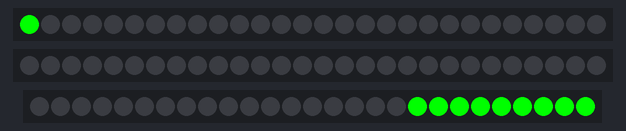
A sketch run on a simulated Arduino Uno, built with avr-gcc and run on an emulated ATmega328P. Parts: 2 × 28 RGB LEDs in strip order, left to right, 27 RGB LEDs in strip order, left to right.

Above: at 0.16 s.
At 4.79 s:
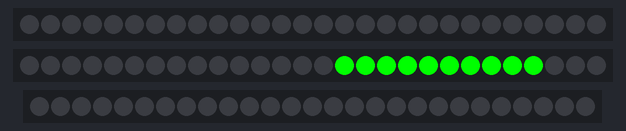
At 9.73 s:
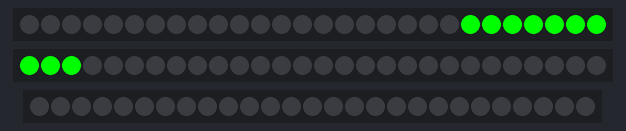
At 19.29 s:
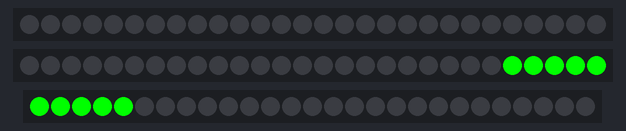
At 29.47 s:
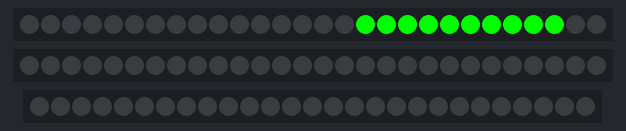
At 39.65 s:
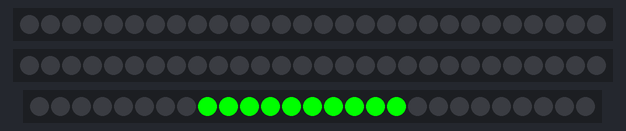

The sketch:

neoPIXELL.ino
```cpp
#include <Adafruit_NeoPixel.h>

#define PIN1 14
#define NUMPIXELS1 28

#define PIN2 15
#define NUMPIXELS2 28

#define PIN3 16
#define NUMPIXELS3 27

Adafruit_NeoPixel strip1(NUMPIXELS1, PIN1, NEO_GRB + NEO_KHZ800);
Adafruit_NeoPixel strip2(NUMPIXELS2, PIN2, NEO_GRB + NEO_KHZ800);
Adafruit_NeoPixel strip3(NUMPIXELS3, PIN3, NEO_GRB + NEO_KHZ800);


// Move these function DEFINITIONS above loop()
void turnOffAllStrips(int wait = 0) {
  for (int i = 0; i < NUMPIXELS1; i++) strip1.setPixelColor(i, 0);
  for (int i = 0; i < NUMPIXELS2; i++) strip2.setPixelColor(i, 0);
  for (int i = 0; i < NUMPIXELS3; i++) strip3.setPixelColor(i, 0);

  strip1.show();
  strip2.show();
  strip3.show();

  if (wait > 0) delay(wait);
}

void redYellowChase(int cycles, int delayTime) {
  strip1.setBrightness(75);
  strip2.setBrightness(75);
  strip3.setBrightness(75);
  for (int offset = 0; offset < NUMPIXELS1 + cycles; offset++) {
    for (int i = 0; i < NUMPIXELS1; i++) {
      uint32_t color = ((i + offset) % 2 == 0) ? strip1.Color(255, 0, 0) : strip1.Color(255, 255, 0);
      strip1.setPixelColor(i, color);
    }
    for (int i = 0; i < NUMPIXELS2; i++) {
      uint32_t color = ((i + offset) % 2 == 0) ? strip2.Color(255, 0, 0) : strip2.Color(255, 255, 0);
      strip2.setPixelColor(i, color);
    }
    for (int i = 0; i < NUMPIXELS3; i++) {
      uint32_t color = ((i + offset) % 2 == 0) ? strip3.Color(255, 0, 0) : strip3.Color(255, 255, 0);
      strip3.setPixelColor(i, color);
    }
    strip1.show();
    strip2.show();
    strip3.show();
    delay(delayTime);
  }
}
void pulsatingGreen(int cycles = 3, int delayTime = 10) {
  for (int c = 0; c < cycles; c++) {
    // Fade in
    for (int brightness = 0; brightness <= 255; brightness++) {
      uint32_t color = strip1.Color(0, brightness, 0);  // Green with variable brightness
      for (int i = 0; i < NUMPIXELS1; i++) strip1.setPixelColor(i, color);
      for (int i = 0; i < NUMPIXELS2; i++) strip2.setPixelColor(i, color);
      for (int i = 0; i < NUMPIXELS3; i++) strip3.setPixelColor(i, color);
      strip1.show();
      strip2.show();
      strip3.show();
      delay(delayTime);
    }

    // Fade out
    for (int brightness = 255; brightness >= 0; brightness--) {
      uint32_t color = strip1.Color(0, brightness, 0);
      for (int i = 0; i < NUMPIXELS1; i++) strip1.setPixelColor(i, color);
      for (int i = 0; i < NUMPIXELS2; i++) strip2.setPixelColor(i, color);
      for (int i = 0; i < NUMPIXELS3; i++) strip3.setPixelColor(i, color);
      strip1.show();
      strip2.show();
      strip3.show();
      delay(delayTime);
    }
  }
}

//Blue and white operation
void blueWhiteChase(int cycles, int delayTime) {
  strip1.setBrightness(75);
  strip2.setBrightness(75);
  strip3.setBrightness(75);
  for (int offset = 0; offset < cycles; offset++) {
    for (int i = 0; i < NUMPIXELS1; i++) {
      uint32_t color = ((i + offset) % 2 == 0) ? strip1.Color(0, 0, 255) : strip1.Color(255, 255, 255);  // Blue or White
      strip1.setPixelColor(i, color);
    }
    for (int i = 0; i < NUMPIXELS2; i++) {
      uint32_t color = ((i + offset) % 2 == 0) ? strip2.Color(0, 0, 255) : strip2.Color(255, 255, 255);
      strip2.setPixelColor(i, color);
    }
    for (int i = 0; i < NUMPIXELS3; i++) {
      uint32_t color = ((i + offset) % 2 == 0) ? strip3.Color(0, 0, 255) : strip3.Color(255, 255, 255);
      strip3.setPixelColor(i, color);
    }

    strip1.show();
    strip2.show();
    strip3.show();
    delay(delayTime);
  }
}


void flashAllRed(int flashes = 3, int delayTime = 300) {
  for (int i = 0; i < flashes; i++) {
    // Turn all pixels red
    for (int j = 0; j < NUMPIXELS1; j++) strip1.setPixelColor(j, strip1.Color(255, 0, 0));
    for (int j = 0; j < NUMPIXELS2; j++) strip2.setPixelColor(j, strip2.Color(255, 0, 0));
    for (int j = 0; j < NUMPIXELS3; j++) strip3.setPixelColor(j, strip3.Color(255, 0, 0));
    strip1.show();
    strip2.show();
    strip3.show();

    delay(delayTime);

    // Turn all pixels off
    for (int j = 0; j < NUMPIXELS1; j++) strip1.setPixelColor(j, 0);
    for (int j = 0; j < NUMPIXELS2; j++) strip2.setPixelColor(j, 0);
    for (int j = 0; j < NUMPIXELS3; j++) strip3.setPixelColor(j, 0);
    strip1.show();
    strip2.show();
    strip3.show();

    delay(delayTime);
  }
}

void greenCircularChaseMultiple(int delayTime, int cycles, int trailLength = 3) {
  int totalPixels = NUMPIXELS1 + NUMPIXELS2 + NUMPIXELS3;

  for (int c = 0; c < cycles; c++) {
    for (int head = 0; head < totalPixels; head++) {
      turnOffAllStrips();

      // Light up the "trail" of green LEDs
      for (int t = 0; t < trailLength; t++) {
        int pos = (head - t + totalPixels) % totalPixels;

        if (pos < NUMPIXELS1) {
          strip1.setPixelColor(pos, strip1.Color(0, 255, 0));
        } else if (pos < NUMPIXELS1 + NUMPIXELS2) {
          strip2.setPixelColor(pos - NUMPIXELS1, strip2.Color(0, 255, 0));
        } else {
          strip3.setPixelColor(pos - NUMPIXELS1 - NUMPIXELS2, strip3.Color(0, 255, 0));
        }
      }

      strip1.show();
      strip2.show();
      strip3.show();

      delay(delayTime);
    }
  }
}


void setup() {
  strip1.begin();
  strip2.begin();
  strip3.begin();

  strip1.show();
  strip2.show();
  strip3.show();
}

void loop() {

  //redYellowChase(60, 100);
  //flashAllRed(3,250);
  //delay(1000);
  //blueWhiteChase(60, 100);
  //delay(1000);
  //pulsatingGreen(3,15);
  //delay(1000);
  //turnOffAllStrips(1000);
  //blueWhiteChase(10,10);
  greenCircularChaseMultiple(25,10,10);
}
```
